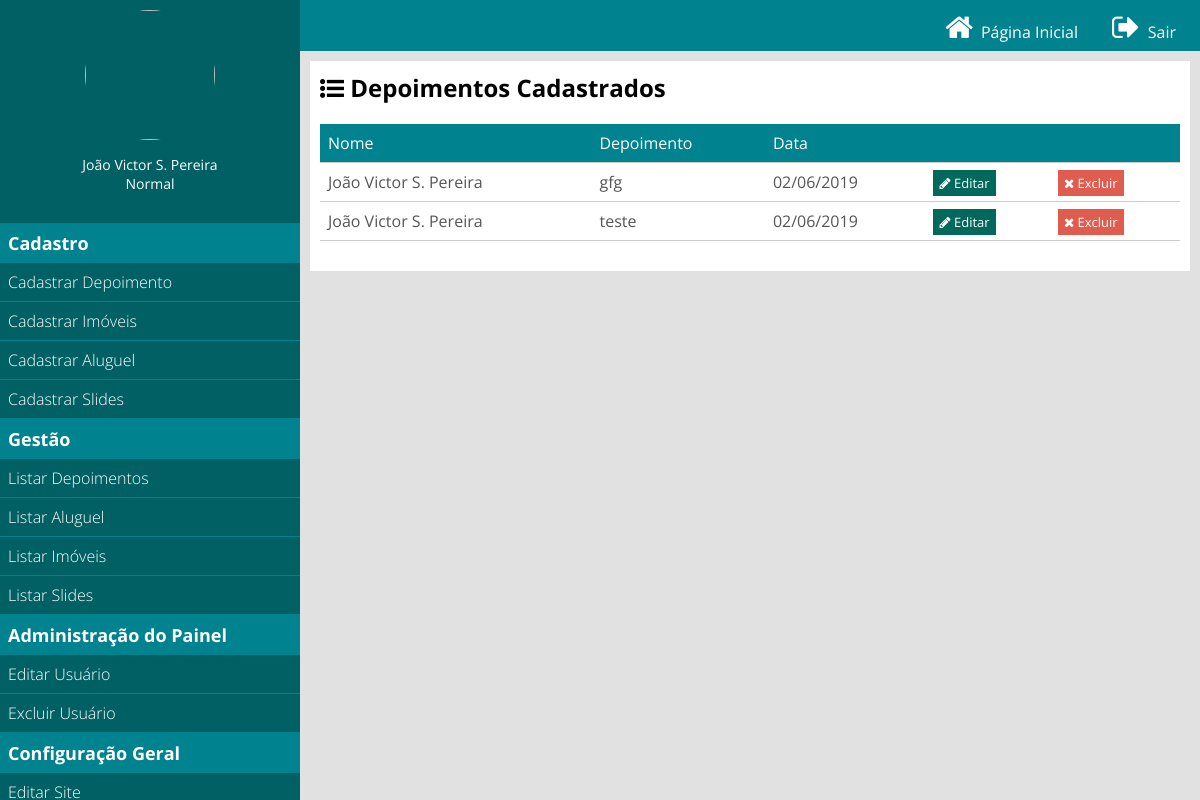
Screenshot of /painel/listar-depoimentos (signed in) with the database file from the repository.
### classes/MySql.php (called while the page is built)
<?php
class MySql{
    private static $pdo;
	public static function conectar(){
		if(self::$pdo == null){
		try{
			self::$pdo = new PDO('mysql:host='.HOST.';dbname='.DATABASE,USER,PASSWORD,array(PDO::MYSQL_ATTR_INIT_COMMAND => "SET NAMES utf8"));
			self::$pdo->setAttribute(PDO::ATTR_ERRMODE,PDO::ERRMODE_EXCEPTION);
		}catch(Exception $e){
			echo '<h2> Erro ao conectar</h2>';
	}
    }
     return self::$pdo;
    }
    }
?>

### painel/pages/listar-depoimentos.php (the view, shortened to what this page needs)
<?php
$depoimentos = Painel::selectAll('tb_site.depoimentos');
?>
<div class="box-content">
	<h2><i class="fa fa-list-ul" aria-hidden="true"></i>
 Depoimentos Cadastrados</h2>
	<table>
		<tr>
			<td>Nome</td>
		    <td>Depoimento</td>
		    <td>Data</td>
<td>&nbsp;</td>
<td>&nbsp;</td>
		</tr>
		<?php
         foreach ($depoimentos as $key => $value) {
		?>
		<tr>
			<td><?php echo $value['nome']; ?></td>
		    <td><?php echo $value['depoimento']; ?></td>
		    			<td><?php echo $value['data']; ?></td>
			<td><a class="btn edit" href=""><i class="fa fa-pencil" ></i> Editar </a></td>
			<td><a class="btn delete" href="<?php echo INCLUDE_PATH_PAINEL ?>listar-depoimentos?excluir=<?php echo $value ['id']; ?>"><i class="fa fa-times" ></i> Excluir </a></td>
        </tr>
         <?php }   ?>
	</table>
</div>

### painel/css/style.css (style rules this page uses)
* { margin: 0; padding: 0; box-sizing: border-box; font-family: "Open Sans"; }
html, body { height: 100%; background: rgb(225,225,225); }
.box-content { background: white; padding: 10px; margin-bottom: 25px; }
table { margin:20px 0; width: 100%; border-collapse: collapse; }
table tr:nth-of-type(1) { background:#00838f; color: white; }
table tr { border-bottom: 1px solid #ccc; }
table tr { color:#555; }
table td { padding: 8px; }
table a.btn { font-size: 13px; color: white; text-decoration: none; padding: 4px 6px; }
a.btn.edit { background:#00695c; }
a.btn.delete { background:#E05C4E; }

### rows the page displays
tb_site.depoimentos: nome "João Victor S. Pereira", depoimento "gfg", data "02/06/2019"
tb_site.depoimentos: nome "João Victor S. Pereira", depoimento "teste", data "02/06/2019"

### other values shown
$_SESSION['nome'] "João Victor S. Pereira"
pegaCargo($_SESSION['cargo']) "Normal"
